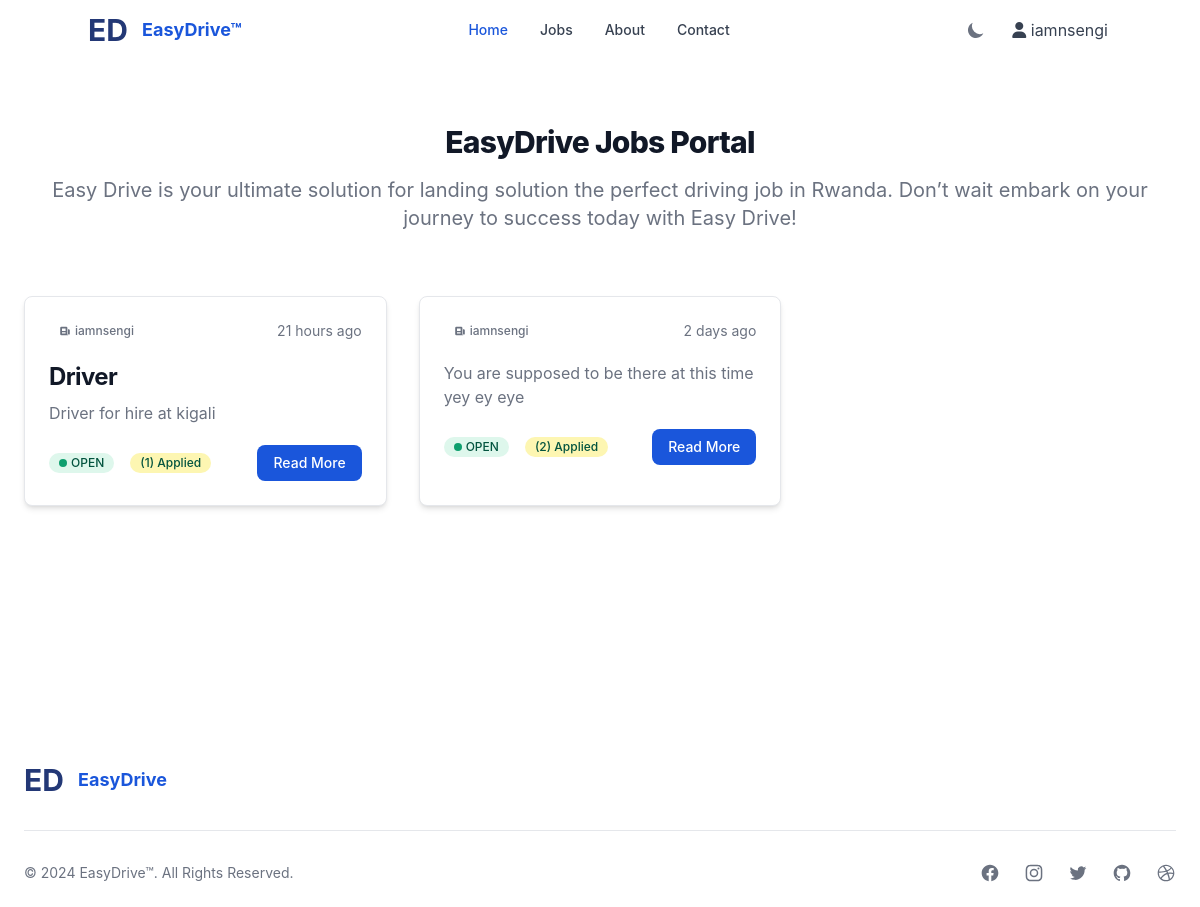
Before: /jobs/ (signed in) with the older database file.
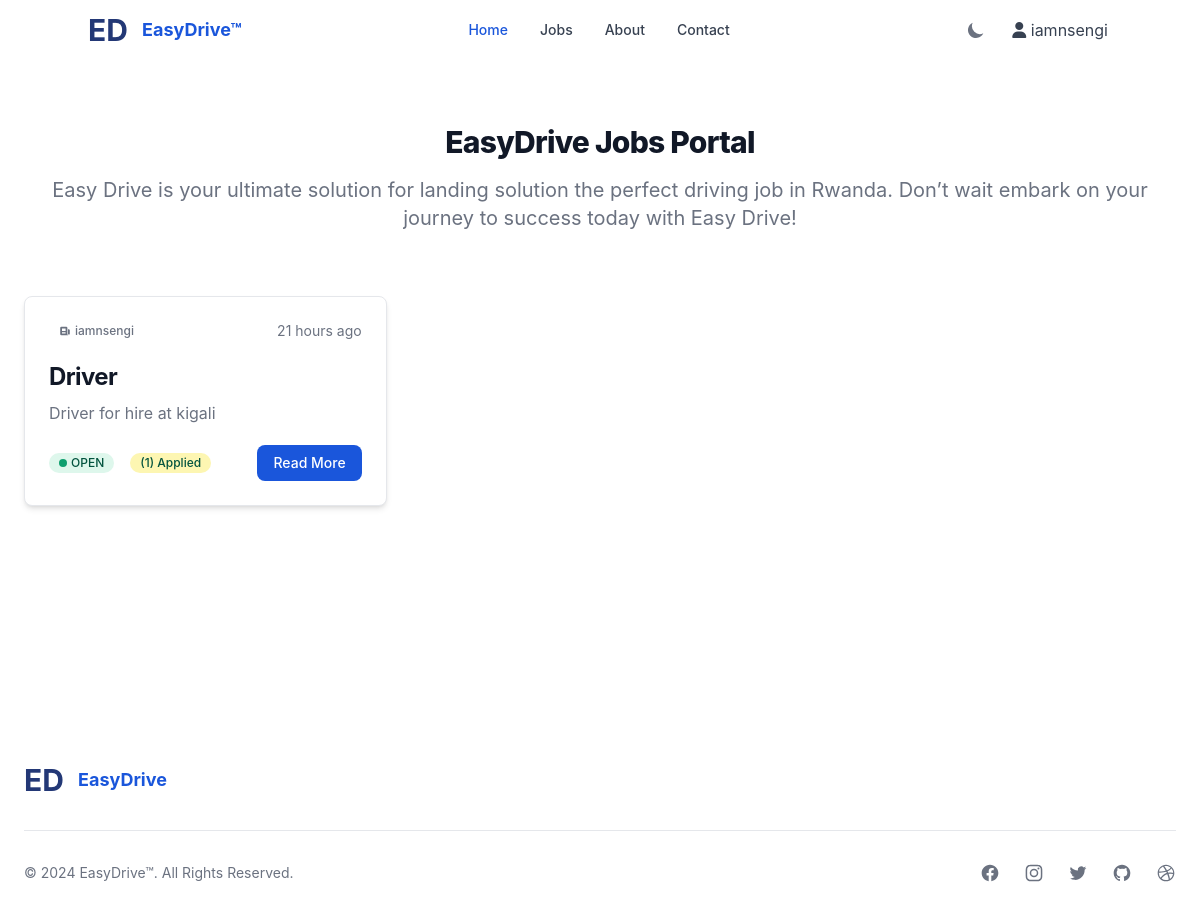
After: the same page with the newer database file.
### MainApp/models.py (models this page shows, shortened)
class Job(models.Model):
    OPEN = 'open'
    CLOSED = 'closed'
    STATUS_CHOICES = [
        (OPEN, 'Open'),
        (CLOSED, 'Closed'),
    ]
    FULLTIME = 'full-time'
    PARTTIME = 'part-time'
    CONTRACT = 'contract'
    TYPE_CHOICES = [
        (FULLTIME, 'full-time'),
        (PARTTIME, 'part-time'),
        (CONTRACT, 'contract'),
    ]
    creator = models.ForeignKey(User, on_delete=models.CASCADE)
    title = models.CharField(max_length=255, default="")
    location = models.CharField(max_length=255, default="")
    description = models.TextField()
    requirements = models.TextField(null=True, blank=True)
    applicants = models.IntegerField(default=0)
    type = models.CharField(max_length=10, choices=TYPE_CHOICES, default=FULLTIME)
    status = models.CharField(max_length=10, choices=STATUS_CHOICES, default=OPEN)
    created_at = models.DateTimeField(auto_now_add=True)
    updated_at = models.DateTimeField(auto_now=True)
    class Meta:
        ordering = ['-created_at']

### MainApp/views.py (the view)
# urls.py: path('jobs/',Jobs.as_view()),
class Jobs(LoginRequiredMixin,View):
    def get(self,request):
        jobs = Job.objects.filter(status = 'open').all()
        context={
                'jobs':jobs
            }
        return render(request,'jobs.html',context)

### MainApp/templates/jobs.html (shortened to what this page needs)
{% extends 'base.html' %} {% load static %}
{% load humanize %} {% block content%} {% include 'navbar.html'%}
<section class="bg-white dark:bg-gray-900">
  <div class="py-8 px-4 mx-auto max-w-screen-xl lg:py-16 lg:px-6">
    <div class="mx-auto max-w-screen-sm text-center lg:mb-16 mb-8">
      <h2
        class="mb-4 text-3xl lg:text-4xl tracking-tight font-extrabold text-gray-900 dark:text-white"
      >
        EasyDrive Jobs Portal
      </h2>
      <p class="font-light text-gray-500 sm:text-xl dark:text-gray-400">
        Easy Drive is your ultimate solution for landing solution the perfect
        driving job in Rwanda. Don’t wait embark on your journey to success
        today with Easy Drive!
      </p>
    </div>
    <div class="grid gap-8 lg:grid-cols-3">
      {% for job in jobs %}
      <article
        class="p-6 bg-white rounded-lg border border-gray-200 shadow-md dark:bg-gray-800 dark:border-gray-700"
      >
        <div class="flex justify-between items-center mb-5 text-gray-500">
          <span
            class="bg-primary-100 text-primary-800 text-xs font-medium inline-flex items-center px-2.5 py-0.5 rounded dark:bg-primary-200 dark:text-primary-800"
          >
            <svg
              class="mr-1 w-3 h-3"
              fill="currentColor"
              viewBox="0 0 20 20"
              xmlns="http://www.w3.org/2000/svg"
            >
              <path
                fill-rule="evenodd"
                d="M2 5a2 2 0 012-2h8a2 2 0 012 2v10a2 2 0 002 2H4a2 2 0 01-2-2V5zm3 1h6v4H5V6zm6 6H5v2h6v-2z"
                clip-rule="evenodd"
              ></path>
              <path d="M15 7h1a2 2 0 012 2v5.5a1.5 1.5 0 01-3 0V7z"></path>
            </svg>
            {{job.creator}}
          </span>
          <span class="text-sm">{{ job.created_at|naturaltime }}</span>
        </div>
        <h2
          class="mb-2 text-2xl font-bold tracking-tight text-gray-900 dark:text-white"
        >
          <a href="#">{{job.title}}</a>
        </h2>
        <p class="mb-5 font-light text-gray-500 dark:text-gray-400">
          {{job.description}}
        </p>
        <div class="flex justify-between items-center">
          <div class="flex items-center space-x-4">
            {% if job.status == 'open' %}
            <span
              class="inline-flex items-center bg-green-100 text-green-800 text-xs font-medium px-2.5 py-0.5 rounded-full dark:bg-green-900 dark:text-green-300"
            >
              <span class="w-2 h-2 me-1 bg-green-500 rounded-full"></span>
              {{job.status|upper}}
            </span>
            {% endif %}
            <span
              class="inline-flex items-center bg-yellow-100 text-green-800 text-xs font-medium px-2.5 py-0.5 rounded-full dark:bg-yellow-900 dark:text-yellow-300"
              >({{job.applicants}}) Applied
            </span>
          </div>
          <button
            href="#"
            class="ml-10 bg-blue-700 w- text-white flex hover:bg-blue-800 focus:ring-4 focus:ring-blue-300 font-medium rounded-lg text-sm px-4 py-2 dark:bg-blue-600 dark:hover:bg-blue-700 focus:outline-none dark:focus:ring-blue-800"
          >
            Read More
          </button>
        </div>
      </article>
      {% endfor %}
    </div>
  </div>
</section>
<div class="pt-36">&nbsp;</div>
{% include 'footer.html'%} {% endblock %}

### MainApp/templates/base.html (shortened to what this page needs)
{% load static %}
<!DOCTYPE html>
<html lang="en">
  <head>
    <link
      href="https://cdn.jsdelivr.net/npm/flowbite@2.4.1/dist/flowbite.min.css"
      rel="stylesheet"
    />
    <link
      rel="stylesheet"
      href="https://cdnjs.cloudflare.com/ajax/libs/font-awesome/6.5.2/css/all.min.css"
    />
    <link
      rel="stylesheet"
      href="https://cdn.jsdelivr.net/simplemde/latest/simplemde.min.css"
    />
  </head>
  <body class="bg-white dark:bg-gray-800">
    {% block content%} {% endblock%}
  </body>
</html>

### MainApp/templates/navbar.html (shortened to what this page needs)
<nav
  class="bg-white border-gray-200 px-2 sm:px-4 py-2.5 rounded dark:bg-gray-800"
>
  <div class="container mx-auto flex flex-wrap items-center justify-between">
    <a href="/" class="flex">
      <span
        class="self-center text-3xl text-blue-900 font-bold whitespace-nowrap dark:text-white"
        >ED &nbsp;</span
      >
      <span
        class="self-center text-lg text-blue-700 font-bold whitespace-nowrap dark:text-white"
        >EasyDrive™</span
      >
    </a>
    <div class="flex md:order-2 items-center space-x-4">
      <button
        id="theme-toggle"
        type="button"
        class="text-gray-500 dark:text-gray-400 hover:bg-gray-100 dark:hover:bg-gray-700 focus:outline-none focus:ring-4 focus:ring-gray-200 dark:focus:ring-gray-700 rounded-lg text-sm p-2.5"
      >
        <svg
          id="theme-toggle-dark-icon"
          class="w-5 h-5 hidden"
          fill="currentColor"
          viewBox="0 0 20 20"
          xmlns="http://www.w3.org/2000/svg"
        >
          <path
            d="M17.293 13.293A8 8 0 016.707 2.707a8.001 8.001 0 1010.586 10.586z"
          ></path>
        </svg>
      </button>
      {% if request.user.is_authenticated %}
      <div class="relative">
        <button
          class="inline-flex items-center h-full text-gray-700 dark:text-gray-300"
        >
          <span class="mr-1">
            <i class="fa fa-user"></i>
            {{request.user}}</span
          >
        </button>
      </div>
      {% endif %}
    </div>
    <div
      class="hidden md:flex justify-between items-center w-full md:w-auto md:order-1"
      id="mobile-menu-4"
    >
      <ul
        class="flex-col md:flex-row flex md:space-x-8 mt-4 md:mt-0 md:text-sm md:font-medium"
      >
        <li>
          <a
            href="/"
            class="bg-blue-700 md:bg-transparent text-white block pl-3 pr-4 py-2 md:text-blue-700 md:p-0 rounded dark:text-white"
            aria-current="page"
            >Home</a
          >
        </li>
        {% if request.user.is_authenticated %}
        <li>
          <a
            href="/jobs"
            class="text-gray-700 hover:bg-gray-50 border-b border-gray-100 md:hover:bg-transparent md:border-0 block pl-3 pr-4 py-2 md:hover:text-blue-700 md:p-0 dark:text-gray-400 dark:hover:bg-gray-700 dark:hover:text-white md:dark:hover:bg-transparent dark:border-gray-700"
            >Jobs</a
          >
        </li>
        {% endif %}
        <li>
          <a
            href="/#about"
            class="text-gray-700 hover:bg-gray-50 border-b border-gray-100 md:hover:bg-transparent md:border-0 block pl-3 pr-4 py-2 md:hover:text-blue-700 md:p-0 dark:text-gray-400 dark:hover:bg-gray-700 dark:hover:text-white md:dark:hover:bg-transparent dark:border-gray-700"
            >About</a
          >
        </li>
        <li>
          <a
            href="/#contact"
            class="text-gray-700 hover:bg-gray-50 border-b border-gray-100 md:hover:bg-transparent md:border-0 block pl-3 pr-4 py-2 md:hover:text-blue-700 md:p-0 dark:text-gray-400 dark:hover:bg-gray-700 dark:hover:text-white md:dark:hover:bg-transparent dark:border-gray-700"
            >Contact</a
          >
        </li>
      </ul>
    </div>
  </div>
</nav>

### MainApp/templates/footer.html (shortened to what this page needs)
<footer class="p-4 bg-white sm:p-6 dark:bg-gray-800">
  <div class="mx-auto max-w-screen-xl">
    <div class="md:flex md:justify-between">
      <div class="mb-6 md:mb-0">
        <a href="#" class="flex">
          <span
            class="self-center text-3xl text-blue-900 font-bold whitespace-nowrap dark:text-white"
            >ED &nbsp;</span
          >
          <span
            class="self-center text-lg text-blue-700 font-bold whitespace-nowrap dark:text-white"
            >EasyDrive</span
          >
        </a>
      </div>
    </div>
    <hr class="my-6 border-gray-200 sm:mx-auto dark:border-gray-700 lg:my-8" />
    <div class="sm:flex sm:items-center sm:justify-between">
      <span class="text-sm text-gray-500 sm:text-center dark:text-gray-400"
        >© 2024
        <a href="https://flowbite.com" class="hover:underline">EasyDrive™</a>.
        All Rights Reserved.
      </span>
      <div class="flex mt-4 space-x-6 sm:justify-center sm:mt-0">
        <a
          href="#"
          class="text-gray-500 hover:text-gray-900 dark:hover:text-white"
        >
        </a>
        <a
          href="#"
          class="text-gray-500 hover:text-gray-900 dark:hover:text-white"
        >
        </a>
        <a
          href="#"
          class="text-gray-500 hover:text-gray-900 dark:hover:text-white"
        >
        </a>
        <a
          href="#"
          class="text-gray-500 hover:text-gray-900 dark:hover:text-white"
        >
        </a>
        <a
          href="#"
          class="text-gray-500 hover:text-gray-900 dark:hover:text-white"
        >
        </a>
      </div>
    </div>
  </div>
</footer>

Changed rows visible on the page:
no longer on this page (row edited): Job: creator "iamnsengi", created_at "2 days ago", description "You are supposed to be there at this time yey ey eye", status "OPEN", applicants "2"
